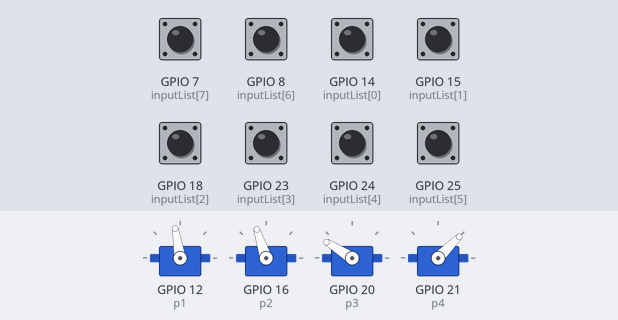
A program run on a simulated Raspberry Pi (BCM pin numbers). Parts: 4 × servo. The inputs (shaded band) are chosen by the test bench; at power-on: GPIO 7 (inputList[7]), GPIO 8 (inputList[6]), GPIO 14 (inputList[0]), GPIO 15 (inputList[1]), GPIO 18 (inputList[2]), GPIO 23 (inputList[3]), GPIO 24 (inputList[4]), GPIO 25 (inputList[5]) HIGH. Servo angles are drawn from the pulse width (0.5 ms = 0°, 2.5 ms = 180°).

Above: at 1.2 s.
1.3 s: GPIO 7 (inputList[7]) pulled LOW for 1 s
At 2.2 s:
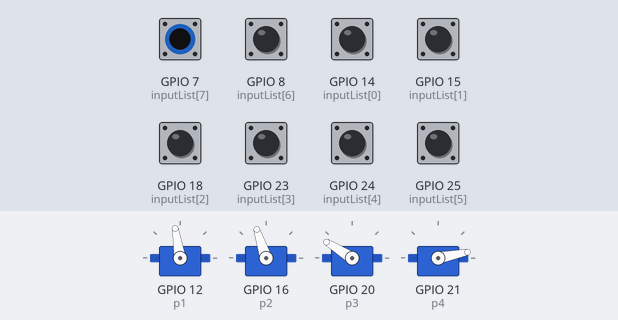
3.8 s: GPIO 8 (inputList[6]) pulled LOW for 1 s
At 5.7 s:
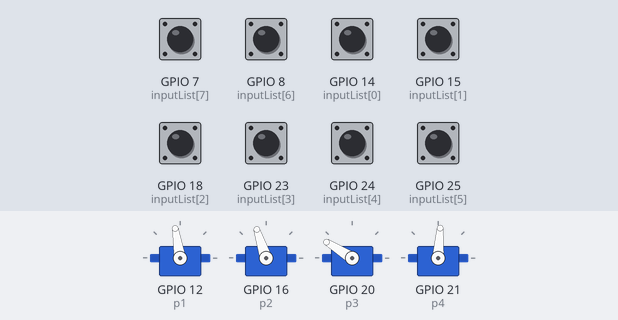
6.3 s: GPIO 14 (inputList[0]) pulled LOW for 0.15 s
At 7.6 s:
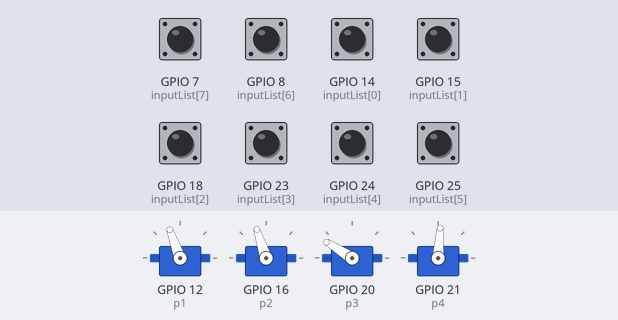
7.9 s: GPIO 23 (inputList[3]) pulled LOW for 0.15 s
At 8.5 s:
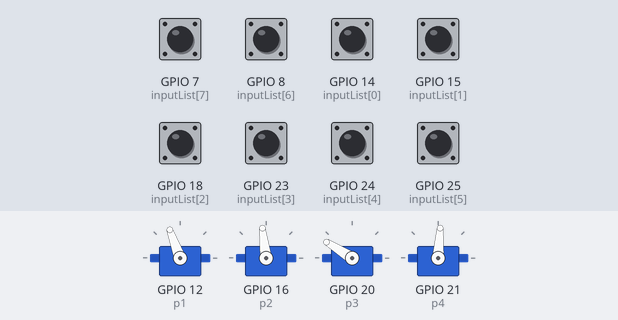
9.5 s: GPIO 18 (inputList[2]) pulled LOW for 1 s
At 11.1 s:
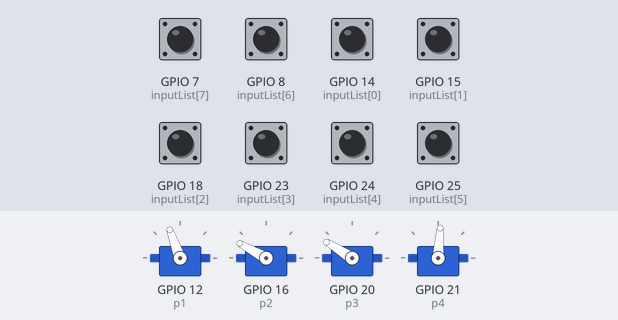
12.0 s: GPIO 15 (inputList[1]) pulled LOW for 0.15 s
At 13.3 s:
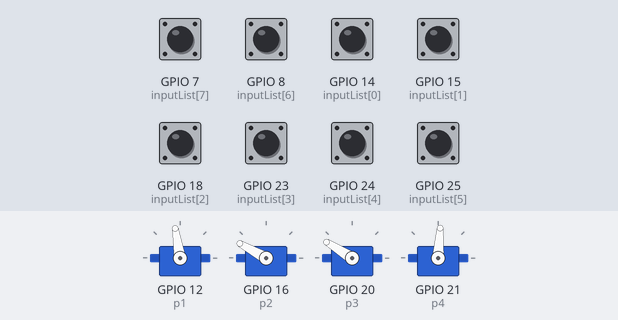
Timing chart, 0 to 14.6 s (numbered marks = the images above; inputs shaded):
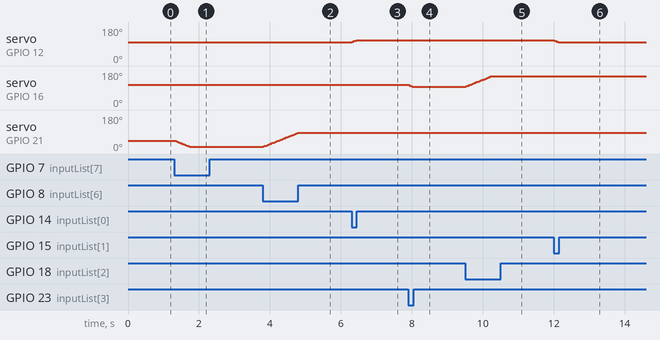

Measured:
- after the input at 1.3 s, servo on GPIO 21 (p4): moves from 45° to 11° over 0.42 s, starting at once
- after the input at 3.8 s, servo on GPIO 21 (p4): moves from 11° to 86° over 0.96 s, starting at once
- after the input at 6.3 s, servo on GPIO 12 (p1): 99° → 110° at once
- after the input at 7.9 s, servo on GPIO 16 (p2): 108° → 97° at once
- after the input at 9.5 s, servo on GPIO 16 (p2): moves from 97° to 151° over 0.69 s, starting at once
- after the input at 12.0 s, servo on GPIO 12 (p1): 110° → 99° at once

The program:

practica5POO.py
```python
#!/usr/bin/python
#Configuracion general de registros
import time
import RPi.GPIO as GPIO
from RobotPOO import Robot
GPIO.setmode(GPIO.BCM)
GPIO.setwarnings(False)
#Configuracion de puertos por servomotor
inputList = (14,15,18,23,24,25,8,7)
outputList = (16,20,21,12)

for i in inputList:
	GPIO.setup(i,GPIO.IN, pull_up_down=GPIO.PUD_UP)

for i in outputList:
	GPIO.setup(i,GPIO.OUT)

#Objeto de la clase Robot
Jarvis = Robot(8,8.5,10.75,5)

#Definiendo subprogramas.
#Configuracion de pines para la generacion de PWM
#GPIO.PWM(#pin,FrecuenciaPWM)
#GPIO.PWM.start() inicia la generacion del PWM

#Servomotor 1
p1 = GPIO.PWM(12, 50)
p1.start(Jarvis.getBase())
#Servomotor 2
p2 = GPIO.PWM(16, 50)
p2.start(Jarvis.getCodo())
#Servomotor 3
p3 = GPIO.PWM(20, 50)
p3.start(Jarvis.getHombro())
#Servomotor 4
p4 = GPIO.PWM(21, 50)
p4.start(Jarvis.getGarra())


#Tuplas que describen las articulaciones
#articulacion = ("nombre",PWM,limite superior PWM, limite inferior PWM)
base = ("base",p1,13,3)
codo = ("codo",p2,11,6)
hombro = ("hombro",p3,13,8.5)
garra = ("garra",p4,8,3)

d = 0.125
#Constantes que representan los limites superiores e inferiores del DutyCylce

try:
	while 1:

		#Control de Servomotor1
		if (GPIO.input(14) == 0):
			Jarvis.mover(base,d)
		elif (GPIO.input(15) == 0):
			Jarvis.mover(base,-d)

		#Control de Servomotor2
		if (GPIO.input(18) == 0):
			Jarvis.mover(codo,d)
		elif (GPIO.input(23) == 0):
			Jarvis.mover(codo,-d)

		#Control de Servomotor3
		if (GPIO.input(24) == 0):
			Jarvis.mover(hombro,d)
		elif (GPIO.input(25) == 0):
			Jarvis.mover(hombro,-d)

		#Control de Servomotor4
		if (GPIO.input(8) == 0):
			Jarvis.mover(garra,d)
		elif (GPIO.input(7) == 0):
			Jarvis.mover(garra,-d)

		time.sleep(0.03)

except KeyboardInterrupt:
	print("Interrupcion por teclado")
p1.stop()
p2.stop()
p3.stop()
p4.stop()
GPIO.cleanup()
```

RobotPOO.py
```python
#!/usr/bin/python
class Robot:
#	Metodo Constructor
	def __init__(self,base,codo,hombro,garra):
		self.base = base
		self.codo = codo
		self.hombro = hombro
		self.garra = garra

	def setBase(self,base):
		self.base = base

	def getBase(self):
		return self.base


	def setCodo(self,codo):
		self.codo = codo

	def getCodo(self):
		return self.codo


	def setHombro(self,hombro):
		self.hombro = hombro

	def getHombro(self):
		return self.hombro


	def setGarra(self,garra):
		self.garra = garra

	def getGarra(self):
		return self.garra


	def mover(self,articulacion,d):
		self.setArticulacion(articulacion,self.getArticulacion(articulacion) + d)
		if self.getArticulacion(articulacion) < articulacion[2] and self.getArticulacion(articulacion) > articulacion[3]:
			articulacion[1].ChangeDutyCycle(self.getArticulacion(articulacion))
		else:
			self.setArticulacion(articulacion,self.getArticulacion(articulacion) - d)


	def getArticulacion(self,articulacion):

		if articulacion[0] == "base":
			return self.getBase()
		elif articulacion[0] == "codo":
			return self.getCodo()
		elif articulacion[0] == "hombro":
			return self.getHombro()
		elif articulacion[0] == "garra":
			return self.getGarra()

	def setArticulacion(self,articulacion,valor):

		if articulacion[0] == "base":
			self.setBase(valor)
		elif articulacion[0] == "codo":
			self.setCodo(valor)
		elif articulacion[0] == "hombro":
			self.setHombro(valor)
		elif articulacion[0] == "garra":
			self.setGarra(valor)
	
```
